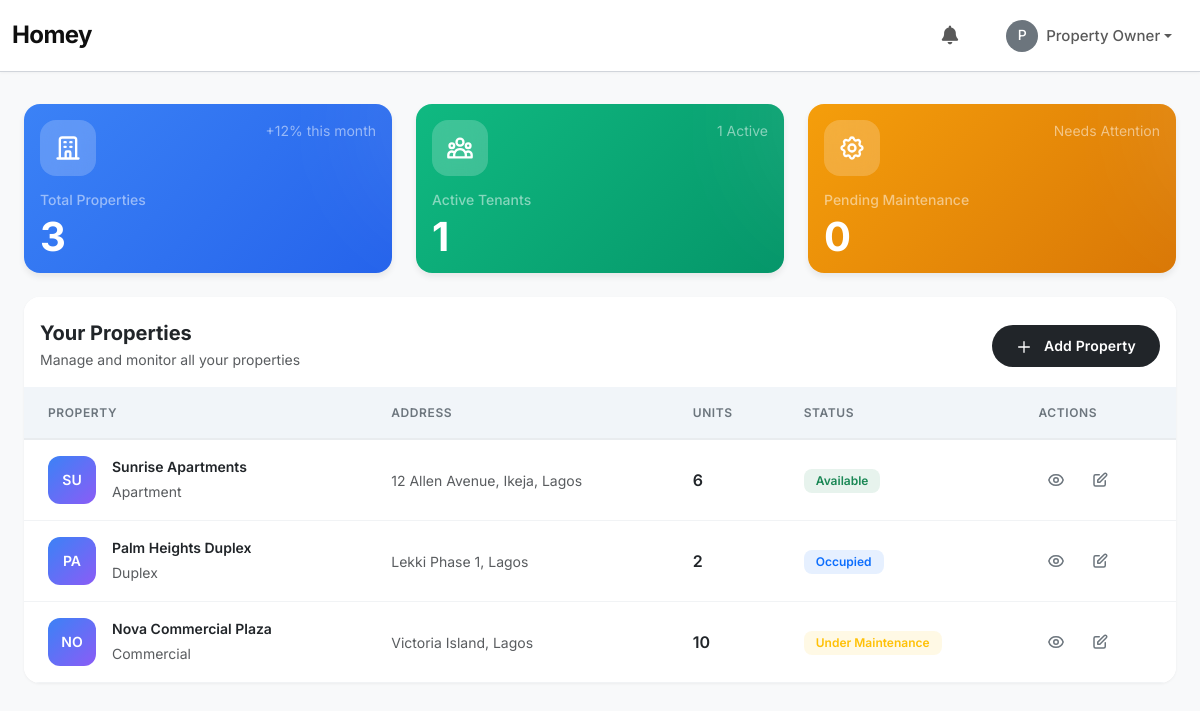
Before: / (signed in) with the older database file.
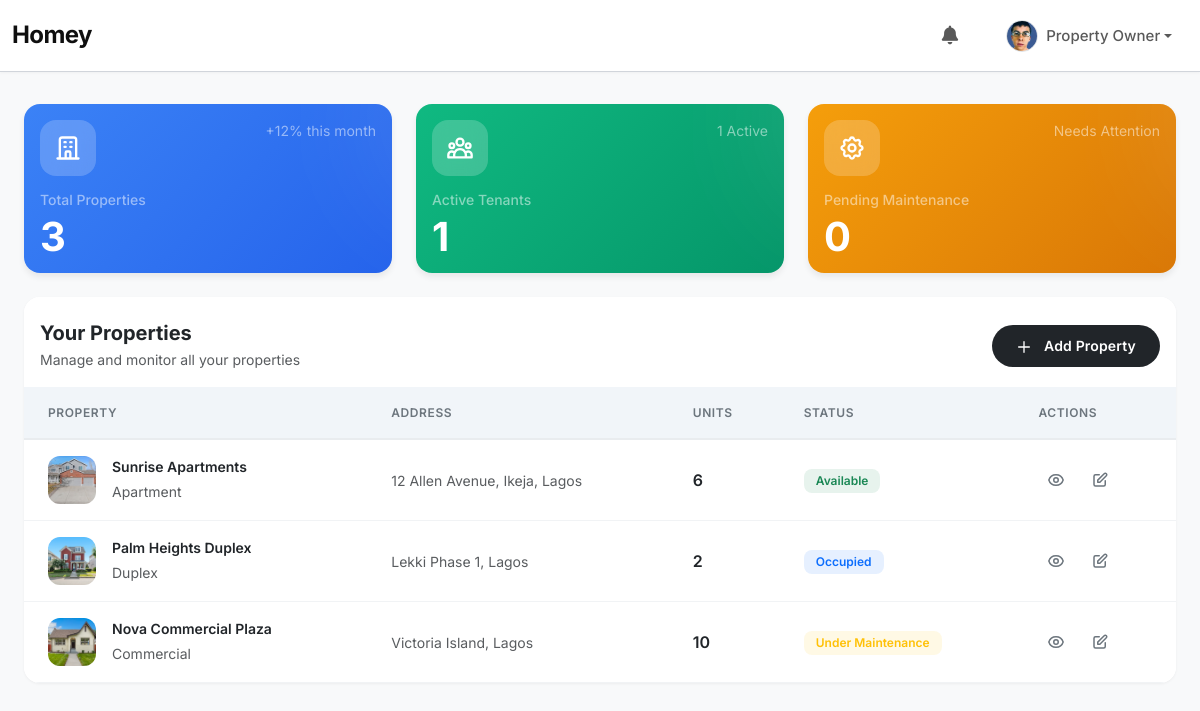
After: the same page with the newer database file.
### accounts/models.py (models this page shows, shortened)
class User(AbstractUser):
    ROLE_CHOICES = (
        ('admin', 'Admin'),
        ('owner', 'Property Owner'),
        ('manager', 'Property Manager'),
        ('tenant', 'Tenant'),
    )
    email = models.EmailField(unique=True)
    first_name = models.CharField(max_length=150)
    last_name = models.CharField(max_length=150)
    role = models.CharField(max_length=20, choices=ROLE_CHOICES, default='tenant')
    phone_number = models.CharField(max_length=15, blank=True, null=True)
    profile_picture = models.ImageField(upload_to='profile_pics/', blank=True, null=True)
    USERNAME_FIELD = "email"
    objects = UserManager()
    REQUIRED_FIELDS = ["first_name", "last_name", "role"]
    class Meta:
        ordering = ["email"]
        verbose_name = "User"
        verbose_name_plural = "Users"
    @property
    def get_full_name(self):
        return f"{self.first_name} {self.last_name}"

### properties/models.py (models this page shows, shortened)
class Property(models.Model):
    PROPERTY_TYPES = (
        ('apartment', 'Apartment'),
        ('duplex', 'Duplex'),
        ('commercial', 'Commercial'),
        ('house', 'House'),
    )
    STATUS_CHOICES = (
        ('available', 'Available'),
        ('occupied', 'Occupied'),
        ('maintenance', 'Under Maintenance'),
    )
    name = models.CharField(max_length=255)
    address = models.TextField()
    property_type = models.CharField(max_length=20, choices=PROPERTY_TYPES)
    number_of_units = models.PositiveIntegerField(default=1)
    status = models.CharField(max_length=20, choices=STATUS_CHOICES, default='available')
    owner = models.ForeignKey(User, on_delete=models.CASCADE, related_name='owned_properties', limit_choices_to={'role': 'owner'})
    manager = models.ForeignKey(User, on_delete=models.SET_NULL, null=True, blank=True, related_name='managed_properties', limit_choices_to={'role': 'manager'})
    description = models.TextField(blank=True)
    image = models.ImageField(upload_to='property_images/', blank=True, null=True)
    created_at = models.DateTimeField(auto_now_add=True)
    updated_at = models.DateTimeField(auto_now=True)
    class Meta:
        verbose_name_plural = "Properties"

### dashboard/views.py (the view, shortened to what this page needs)
# urls.py: path('', views.dashboard_view, name='dashboard'),
@login_required
def dashboard_view(request):
    user = request.user
    context = {}
    if user.role == 'owner':
        properties = Property.objects.filter(owner=user)
        total_properties = properties.count()
        active_tenants = Tenant.objects.filter(property__in=properties, is_active=True).count()
        pending_maintenance = MaintenanceRequest.objects.filter(property__in=properties, status='pending').count()
        context.update({
            'properties': properties,
            'total_properties': total_properties,
            'active_tenants': active_tenants,
            'pending_maintenance': pending_maintenance,
            'dashboard_type': 'owner'
        })
    elif user.role == 'admin':
         context['dashboard_type'] = 'admin'
    return render(request, 'dashboard/dashboard.html', context)

### templates/dashboard/dashboard.html (shortened to what this page needs)
{% extends 'base.html' %}
{% load static humanize %}
{% block content %}
{% if dashboard_type == 'owner' %}
    <div class="row g-4 mb-4">
        <div class="col-12 col-md-4 animate-fade-in">
            <div class="card gradient-card gradient-blue text-white h-100">
                <div class="card-body position-relative" style="z-index: 1;">
                    <div class="d-flex justify-content-between align-items-start mb-3">
                        <div class="icon-wrapper">
                            <svg fill="none" stroke="currentColor" viewBox="0 0 24 24">
                                <path stroke-linecap="round" stroke-linejoin="round" stroke-width="2" d="M19 21V5a2 2 0 00-2-2H7a2 2 0 00-2 2v16m14 0h2m-2 0h-5m-9 0H3m2 0h5M9 7h1m-1 4h1m4-4h1m-1 4h1m-5 10v-5a1 1 0 011-1h2a1 1 0 011 1v5m-4 0h4"/>
                            </svg>
                        </div>
                        <small class="text-white-50">+12% this month</small>
                    </div>
                    <h6 class="text-white-50 mb-2" style="font-size: 0.875rem;">Total Properties</h6>
                    <div class="stat-number" data-target="{{ total_properties }}">0</div>
                </div>
            </div>
        </div>
        <div class="col-12 col-md-4 animate-fade-in animate-delay-1">
            <div class="card gradient-card gradient-green text-white h-100">
                <div class="card-body position-relative" style="z-index: 1;">
                    <div class="d-flex justify-content-between align-items-start mb-3">
                        <div class="icon-wrapper">
                        </div>
                        <small class="text-white-50">{{ active_tenants }} Active</small>
                    </div>
                    <h6 class="text-white-50 mb-2" style="font-size: 0.875rem;">Active Tenants</h6>
                    <div class="stat-number" data-target="{{ active_tenants }}">0</div>
                </div>
            </div>
        </div>
        <div class="col-12 col-md-4 animate-fade-in animate-delay-2">
            <div class="card gradient-card gradient-orange text-white h-100">
                <div class="card-body position-relative" style="z-index: 1;">
                    <div class="d-flex justify-content-between align-items-start mb-3">
                        <div class="icon-wrapper">
                        </div>
                        <small class="text-white-50">Needs Attention</small>
                    </div>
                    <h6 class="text-white-50 mb-2" style="font-size: 0.875rem;">Pending Maintenance</h6>
                    <div class="stat-number" data-target="{{ pending_maintenance }}">0</div>
                </div>
            </div>
        </div>
    </div>
    <div class="card modern-table border-0 animate-fade-in animate-delay-3">
        <div class="card-header bg-white border-0 pt-4 pb-3">
            <div class="d-flex justify-content-between align-items-center">
                <div>
                    <h5 class="mb-1 fw-bold">Your Properties</h5>
                    <p class="text-muted mb-0" style="font-size: 0.875rem;">Manage and monitor all your properties</p>
                </div>
                <a href="{% url 'property_create' %}" class="btn btn-dark rounded-pill px-4" >
                    <svg class="me-2" style="width: 16px; height: 16px; display: inline-block; vertical-align: middle;" fill="none" stroke="currentColor" viewBox="0 0 24 24">
                        <path stroke-linecap="round" stroke-linejoin="round" stroke-width="2" d="M12 4v16m8-8H4"/>
                    </svg>
                    <span style="font-size: 14px;">Add Property</span>
                </a>
            </div>
        </div>
        <div class="table-responsive">
            <table class="table table-hover mb-0">
                <thead>
                    <tr>
                        <th>Property</th>
                        <th>Address</th>
                        <th>Units</th>
                        <th>Status</th>
                        <th>Actions</th>
                    </tr>
                </thead>
                <tbody>
                    {% for property in properties %}
                        <tr>
                            <td>
                                <div class="d-flex align-items-center gap-3">
                                    {% if property.image %}
                                        <img src="{{ property.image.url }}" alt="{{ property.name }}" class="property-avatar">
                                    {% else %}
                                        <div class="property-avatar-placeholder">
                                            {{ property.name|slice:":2"|upper }}
                                        </div>
                                    {% endif %}
                                    <div>
                                        <div class="fw-semibold mb-0" style="font-size: 0.875rem;">{{ property.name }}</div>
                                        <small class="text-muted">{{ property.get_property_type_display }}</small>
                                    </div>
                                </div>
                            </td>
                            <td>
                                <span class="text-muted" style="font-size: 0.875rem;">{{ property.address|truncatewords:8 }}</span>
                            </td>
                            <td>
                                <span class="fw-semibold">{{ property.number_of_units }}</span>
                            </td>
                            <td>
                                <span class="badge badge-status
                                    {% if property.status == 'available' %}bg-success bg-opacity-10 text-success
                                    {% elif property.status == 'occupied' %}bg-primary bg-opacity-10 text-primary
                                    {% else %}bg-warning bg-opacity-10 text-warning{% endif %}">
                                    {{ property.get_status_display }}
                                </span>
                            </td>
                            <td>
                                <div class="d-flex gap-2">
                                    <a href="{% url 'property_detail' property.pk %}" class="action-btn" title="View">
                                    </a>
                                    <a href="{% url 'property_update' property.pk %}" class="action-btn" title="Edit">
                                        <svg fill="none" stroke="currentColor" viewBox="0 0 24 24">
                                            <path stroke-linecap="round" stroke-linejoin="round" stroke-width="2" d="M11 5H6a2 2 0 00-2 2v11a2 2 0 002 2h11a2 2 0 002-2v-5m-1.414-9.414a2 2 0 112.828 2.828L11.828 15H9v-2.828l8.586-8.586z"/>
                                        </svg>
                                    </a>
                                </div>
                            </td>
                        </tr>
                    {% endfor %}
                </tbody>
            </table>
        </div>
    </div>
{% endif %}
{% endblock %}

### templates/base.html (shortened to what this page needs)
<!DOCTYPE html>
<html lang="en">
<head>
    <link href="https://cdn.jsdelivr.net/npm/bootstrap@5.3.0/dist/css/bootstrap.min.css" rel="stylesheet">
        <link rel="stylesheet" href="https://cdnjs.cloudflare.com/ajax/libs/font-awesome/6.5.0/css/all.min.css">
</head>
<body>
    <nav class="navbar navbar-expand-md fixed-top">
        <div class="container-fluid">
            <a class="navbar-brand" href="{% url 'dashboard' %}">Homey</a>
            <div class="collapse navbar-collapse" id="navbarCollapse">
                <ul class="navbar-nav ms-auto mb-2 mb-md-0 align-items-md-center">
                    {% if user.is_authenticated %}
                        <li class="nav-item dropdown me-3">
                            <a class="nav-link dropdown-toggle hide-arrow position-relative" href="#" id="navbarDropdownNotifications" role="button" data-bs-toggle="dropdown" aria-expanded="false">
                            </a>
                        </li>
                        <li class="nav-item dropdown">
                            <a class="nav-link dropdown-toggle d-flex align-items-center" href="#" id="navbarDropdownProfile" role="button" data-bs-toggle="dropdown" aria-expanded="false">
                                {% if user.profile_picture %}
                                    <img src="{{ user.profile_picture.url }}" alt="{{ user.get_full_name }}" class="rounded-circle me-2 border" width="32" height="32" style="object-fit: cover;">
                                {% else %}
                                    <div class="rounded-circle bg-secondary text-white d-flex justify-content-center align-items-center me-2" style="width: 32px; height: 32px; font-size: 0.875rem;">
                                        {{ user.get_full_name|first|upper }}
                                    </div>
                                {% endif %}
                                <span class="d-none d-md-inline fw-medium">{{ user.get_full_name }}</span>
                            </a>
                        </li>
                    {% endif %}
                </ul>
            </div>
        </div>
    </nav>
    <main id="main-content" class="main-content">
        {% block content %}{% endblock %}
    </main>
</body>
</html>

Changed rows visible on the page:
changed User "Property Owner": profile_picture: picture added; get_full_name|first "P" → (not shown)
changed Property "Sunrise Apartments": image: picture added; name "SU" → (not shown)
changed Property "Palm Heights Duplex": image: picture added; name "PA" → (not shown)
changed Property "Nova Commercial Plaza": image: picture added; name "NO" → (not shown)
